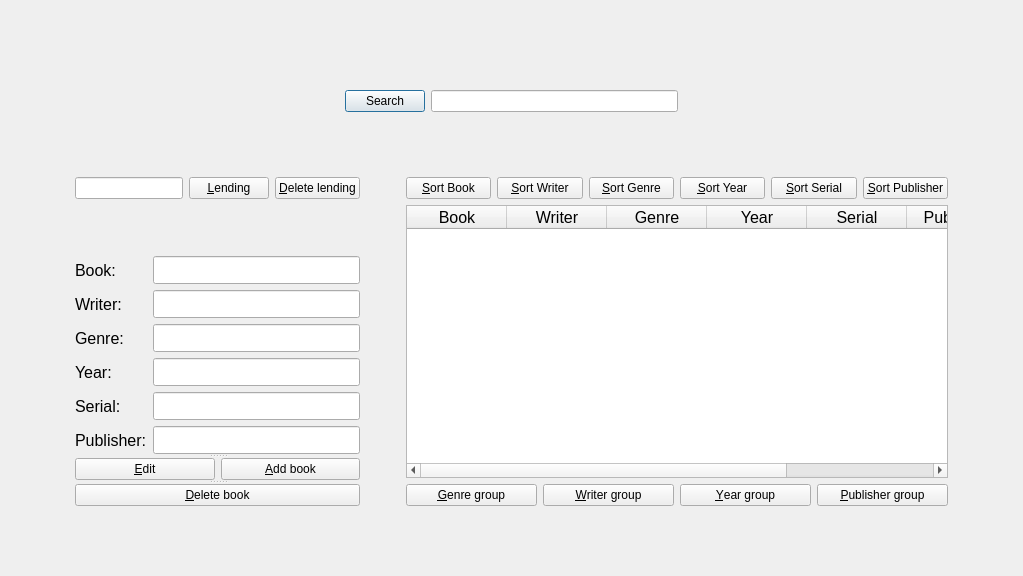
<?xml version="1.0" encoding="UTF-8"?>
<ui version="4.0">
 <class>nash_Dialog1</class>
 <widget class="QDialog" name="nash_Dialog1">
  <property name="geometry">
   <rect>
    <x>0</x>
    <y>0</y>
    <width>1023</width>
    <height>576</height>
   </rect>
  </property>
  <property name="minimumSize">
   <size>
    <width>1023</width>
    <height>576</height>
   </size>
  </property>
  <property name="palette">
   <palette>
    <active>
     <colorrole role="ToolTipBase">
      <brush brushstyle="SolidPattern">
       <color alpha="255">
        <red>239</red>
        <green>239</green>
        <blue>239</blue>
       </color>
      </brush>
     </colorrole>
    </active>
    <inactive>
     <colorrole role="ToolTipBase">
      <brush brushstyle="SolidPattern">
       <color alpha="255">
        <red>239</red>
        <green>239</green>
        <blue>239</blue>
       </color>
      </brush>
     </colorrole>
    </inactive>
    <disabled>
     <colorrole role="ToolTipBase">
      <brush brushstyle="SolidPattern">
       <color alpha="255">
        <red>239</red>
        <green>239</green>
        <blue>239</blue>
       </color>
      </brush>
     </colorrole>
    </disabled>
   </palette>
  </property>
  <property name="windowTitle">
   <string>Library Program</string>
  </property>
  <property name="windowIcon">
   <iconset>
    <selectedon>:/rec/Images resource/648903-star-ratings-512.png</selectedon>
   </iconset>
  </property>
  <layout class="QGridLayout" name="gridLayout">
   <item row="1" column="0">
    <layout class="QVBoxLayout" name="verticalLayout_3">
     <item>
      <spacer name="verticalSpacer_3">
       <property name="orientation">
        <enum>Qt::Vertical</enum>
       </property>
       <property name="sizeHint" stdset="0">
        <size>
         <width>20</width>
         <height>40</height>
        </size>
       </property>
      </spacer>
     </item>
     <item>
      <layout class="QHBoxLayout" name="horizontalLayout_8">
       <item>
        <spacer name="horizontalSpacer">
         <property name="orientation">
          <enum>Qt::Horizontal</enum>
         </property>
         <property name="sizeHint" stdset="0">
          <size>
           <width>40</width>
           <height>20</height>
          </size>
         </property>
        </spacer>
       </item>
       <item>
        <layout class="QHBoxLayout" name="horizontalLayout_7">
         <item>
          <layout class="QHBoxLayout" name="horizontalLayout_4">
           <item>
            <widget class="QPushButton" name="Search_button">
             <property name="toolTip">
              <string>search button

please enter a word or words you want to search then press current button.</string>
             </property>
             <property name="toolTipDuration">
              <number>10000</number>
             </property>
             <property name="text">
              <string>Search</string>
             </property>
            </widget>
           </item>
           <item>
            <widget class="QLineEdit" name="lineEdit_7">
             <property name="toolTip">
              <string>please enter a word or words</string>
             </property>
             <property name="toolTipDuration">
              <number>10000</number>
             </property>
             <property name="whatsThis">
              <string>Please input a word.</string>
             </property>
            </widget>
           </item>
          </layout>
         </item>
        </layout>
       </item>
       <item>
        <spacer name="horizontalSpacer_2">
         <property name="orientation">
          <enum>Qt::Horizontal</enum>
         </property>
         <property name="sizeHint" stdset="0">
          <size>
           <width>40</width>
           <height>20</height>
          </size>
         </property>
        </spacer>
       </item>
      </layout>
     </item>
     <item>
      <spacer name="verticalSpacer_2">
       <property name="orientation">
        <enum>Qt::Vertical</enum>
       </property>
       <property name="sizeHint" stdset="0">
        <size>
         <width>58</width>
         <height>58</height>
        </size>
       </property>
      </spacer>
     </item>
     <item>
      <layout class="QHBoxLayout" name="horizontalLayout_9">
       <item>
        <spacer name="horizontalSpacer_4">
         <property name="orientation">
          <enum>Qt::Horizontal</enum>
         </property>
         <property name="sizeHint" stdset="0">
          <size>
           <width>40</width>
           <height>20</height>
          </size>
         </property>
        </spacer>
       </item>
       <item>
        <layout class="QHBoxLayout" name="horizontalLayout_6">
         <item>
          <layout class="QVBoxLayout" name="verticalLayout">
           <item>
            <layout class="QHBoxLayout" name="horizontalLayout_5">
             <item>
              <widget class="QLineEdit" name="lineEdit_8">
               <property name="toolTip">
                <string>Please enter borrower name.</string>
               </property>
               <property name="toolTipDuration">
                <number>10000</number>
               </property>
               <property name="whatsThis">
                <string>&lt;html&gt;&lt;head/&gt;&lt;body&gt;&lt;p&gt;Please input borrower.&lt;/p&gt;&lt;/body&gt;&lt;/html&gt;</string>
               </property>
              </widget>
             </item>
             <item>
              <widget class="QPushButton" name="Lending_button">
               <property name="toolTip">
                <string>Lending button

please enter borrower name with book name you want to borrow then press current button.</string>
               </property>
               <property name="toolTipDuration">
                <number>10000</number>
               </property>
               <property name="whatsThis">
                <string>Lend button</string>
               </property>
               <property name="text">
                <string>&amp;Lending</string>
               </property>
              </widget>
             </item>
             <item>
              <widget class="QPushButton" name="Del_lend_button">
               <property name="toolTip">
                <string>Delete lending button

Please enter borrower name and book name you want to delete lending or double click in table row in borrower column  then press current button.</string>
               </property>
               <property name="toolTipDuration">
                <number>10000</number>
               </property>
               <property name="whatsThis">
                <string>Delete lend button.</string>
               </property>
               <property name="text">
                <string>&amp;Delete lending</string>
               </property>
              </widget>
             </item>
            </layout>
           </item>
           <item>
            <spacer name="verticalSpacer">
             <property name="orientation">
              <enum>Qt::Vertical</enum>
             </property>
             <property name="sizeHint" stdset="0">
              <size>
               <width>20</width>
               <height>40</height>
              </size>
             </property>
            </spacer>
           </item>
           <item>
            <widget class="QSplitter" name="splitter_2">
             <property name="orientation">
              <enum>Qt::Vertical</enum>
             </property>
             <widget class="QSplitter" name="splitter">
              <property name="orientation">
               <enum>Qt::Vertical</enum>
              </property>
              <widget class="QWidget" name="layoutWidget">
               <layout class="QFormLayout" name="formlayout">
                <item row="0" column="0">
                 <widget class="QLabel" name="label">
                  <property name="palette">
                   <palette>
                    <active>
                     <colorrole role="Text">
                      <brush brushstyle="SolidPattern">
                       <color alpha="255">
                        <red>255</red>
                        <green>255</green>
                        <blue>255</blue>
                       </color>
                      </brush>
                     </colorrole>
                    </active>
                    <inactive>
                     <colorrole role="Text">
                      <brush brushstyle="SolidPattern">
                       <color alpha="255">
                        <red>255</red>
                        <green>255</green>
                        <blue>255</blue>
                       </color>
                      </brush>
                     </colorrole>
                    </inactive>
                    <disabled>
                     <colorrole role="Text">
                      <brush brushstyle="SolidPattern">
                       <color alpha="255">
                        <red>190</red>
                        <green>190</green>
                        <blue>190</blue>
                       </color>
                      </brush>
                     </colorrole>
                    </disabled>
                   </palette>
                  </property>
                  <property name="font">
                   <font>
                    <pointsize>12</pointsize>
                   </font>
                  </property>
                  <property name="text">
                   <string>Book:</string>
                  </property>
                  <property name="buddy">
                   <cstring>lineEdit</cstring>
                  </property>
                 </widget>
                </item>
                <item row="0" column="1">
                 <widget class="QLineEdit" name="lineEdit">
                  <property name="font">
                   <font>
                    <pointsize>13</pointsize>
                   </font>
                  </property>
                  <property name="toolTip">
                   <string>Please enter book name.</string>
                  </property>
                  <property name="toolTipDuration">
                   <number>10000</number>
                  </property>
                  <property name="whatsThis">
                   <string>please enter book name.</string>
                  </property>
                  <property name="inputMask">
                   <string extracomment="Book"/>
                  </property>
                  <property name="maxLength">
                   <number>50</number>
                  </property>
                 </widget>
                </item>
                <item row="1" column="0">
                 <widget class="QLabel" name="label_2">
                  <property name="palette">
                   <palette>
                    <active>
                     <colorrole role="Text">
                      <brush brushstyle="SolidPattern">
                       <color alpha="255">
                        <red>255</red>
                        <green>255</green>
                        <blue>255</blue>
                       </color>
                      </brush>
                     </colorrole>
                    </active>
                    <inactive>
                     <colorrole role="Text">
                      <brush brushstyle="SolidPattern">
                       <color alpha="255">
                        <red>255</red>
                        <green>255</green>
                        <blue>255</blue>
                       </color>
                      </brush>
                     </colorrole>
                    </inactive>
                    <disabled>
                     <colorrole role="Text">
                      <brush brushstyle="SolidPattern">
                       <color alpha="255">
                        <red>190</red>
                        <green>190</green>
                        <blue>190</blue>
                       </color>
                      </brush>
                     </colorrole>
                    </disabled>
                   </palette>
                  </property>
                  <property name="font">
                   <font>
                    <pointsize>12</pointsize>
                   </font>
                  </property>
                  <property name="text">
                   <string>Writer:</string>
                  </property>
                  <property name="buddy">
                   <cstring>lineEdit_2</cstring>
                  </property>
                 </widget>
                </item>
                <item row="1" column="1">
                 <widget class="QLineEdit" name="lineEdit_2">
                  <property name="font">
                   <font>
                    <pointsize>13</pointsize>
                   </font>
                  </property>
                  <property name="toolTip">
                   <string>please enter writer name.</string>
                  </property>
                  <property name="toolTipDuration">
                   <number>10000</number>
                  </property>
                  <property name="whatsThis">
                   <string>please enter writer name.</string>
                  </property>
                  <property name="inputMask">
                   <string extracomment="Writer"/>
                  </property>
                  <property name="text">
                   <string/>
                  </property>
                  <property name="maxLength">
                   <number>30</number>
                  </property>
                 </widget>
                </item>
                <item row="2" column="0">
                 <widget class="QLabel" name="label_3">
                  <property name="palette">
                   <palette>
                    <active>
                     <colorrole role="Text">
                      <brush brushstyle="SolidPattern">
                       <color alpha="255">
                        <red>255</red>
                        <green>255</green>
                        <blue>255</blue>
                       </color>
                      </brush>
                     </colorrole>
                    </active>
                    <inactive>
                     <colorrole role="Text">
                      <brush brushstyle="SolidPattern">
                       <color alpha="255">
                        <red>255</red>
                        <green>255</green>
                        <blue>255</blue>
                       </color>
                      </brush>
                     </colorrole>
                    </inactive>
                    <disabled>
                     <colorrole role="Text">
                      <brush brushstyle="SolidPattern">
                       <color alpha="255">
                        <red>190</red>
                        <green>190</green>
                        <blue>190</blue>
                       </color>
                      </brush>
                     </colorrole>
                    </disabled>
                   </palette>
                  </property>
                  <property name="font">
                   <font>
                    <pointsize>12</pointsize>
                   </font>
                  </property>
                  <property name="text">
                   <string>Genre:</string>
                  </property>
                  <property name="buddy">
                   <cstring>lineEdit_3</cstring>
                  </property>
                 </widget>
                </item>
                <item row="2" column="1">
                 <widget class="QLineEdit" name="lineEdit_3">
                  <property name="font">
                   <font>
                    <pointsize>13</pointsize>
                   </font>
                  </property>
                  <property name="toolTip">
                   <string>please enter book genre.</string>
                  </property>
                  <property name="toolTipDuration">
                   <number>10000</number>
                  </property>
                  <property name="whatsThis">
                   <string>please enter book genre.</string>
                  </property>
                  <property name="inputMask">
                   <string extracomment="Genre"/>
                  </property>
                  <property name="maxLength">
                   <number>40</number>
                  </property>
                 </widget>
                </item>
                <item row="3" column="0">
                 <widget class="QLabel" name="label_4">
                  <property name="palette">
                   <palette>
                    <active>
                     <colorrole role="Text">
                      <brush brushstyle="SolidPattern">
                       <color alpha="255">
                        <red>255</red>
                        <green>255</green>
                        <blue>255</blue>
                       </color>
                      </brush>
                     </colorrole>
                    </active>
                    <inactive>
                     <colorrole role="Text">
                      <brush brushstyle="SolidPattern">
                       <color alpha="255">
                        <red>255</red>
                        <green>255</green>
                        <blue>255</blue>
                       </color>
                      </brush>
                     </colorrole>
                    </inactive>
                    <disabled>
                     <colorrole role="Text">
                      <brush brushstyle="SolidPattern">
                       <color alpha="255">
                        <red>190</red>
                        <green>190</green>
                        <blue>190</blue>
                       </color>
                      </brush>
                     </colorrole>
                    </disabled>
                   </palette>
                  </property>
                  <property name="font">
                   <font>
                    <pointsize>12</pointsize>
                   </font>
                  </property>
                  <property name="text">
                   <string>Year:</string>
                  </property>
                  <property name="buddy">
                   <cstring>lineEdit_4</cstring>
                  </property>
                 </widget>
                </item>
                <item row="3" column="1">
                 <widget class="QLineEdit" name="lineEdit_4">
                  <property name="font">
                   <font>
                    <pointsize>13</pointsize>
                   </font>
                  </property>
                  <property name="toolTip">
                   <string>pleade enter year.</string>
                  </property>
                  <property name="toolTipDuration">
                   <number>10000</number>
                  </property>
                  <property name="whatsThis">
                   <string>please enter book year.</string>
                  </property>
                  <property name="autoFillBackground">
                   <bool>false</bool>
                  </property>
                  <property name="inputMethodHints">
                   <set>Qt::ImhFormattedNumbersOnly</set>
                  </property>
                  <property name="inputMask">
                   <string extracomment="Year"/>
                  </property>
                  <property name="text">
                   <string/>
                  </property>
                  <property name="maxLength">
                   <number>4</number>
                  </property>
                  <property name="frame">
                   <bool>true</bool>
                  </property>
                 </widget>
                </item>
                <item row="4" column="0">
                 <widget class="QLabel" name="label_5">
                  <property name="palette">
                   <palette>
                    <active>
                     <colorrole role="Text">
                      <brush brushstyle="SolidPattern">
                       <color alpha="255">
                        <red>255</red>
                        <green>255</green>
                        <blue>255</blue>
                       </color>
                      </brush>
                     </colorrole>
                    </active>
                    <inactive>
                     <colorrole role="Text">
                      <brush brushstyle="SolidPattern">
                       <color alpha="255">
                        <red>255</red>
                        <green>255</green>
                        <blue>255</blue>
                       </color>
                      </brush>
                     </colorrole>
                    </inactive>
                    <disabled>
                     <colorrole role="Text">
                      <brush brushstyle="SolidPattern">
                       <color alpha="255">
                        <red>190</red>
                        <green>190</green>
                        <blue>190</blue>
                       </color>
                      </brush>
                     </colorrole>
                    </disabled>
                   </palette>
                  </property>
                  <property name="font">
                   <font>
                    <pointsize>12</pointsize>
                   </font>
                  </property>
                  <property name="text">
                   <string>Serial:</string>
                  </property>
                  <property name="buddy">
                   <cstring>lineEdit_5</cstring>
                  </property>
                 </widget>
                </item>
                <item row="4" column="1">
                 <widget class="QLineEdit" name="lineEdit_5">
                  <property name="font">
                   <font>
                    <pointsize>13</pointsize>
                   </font>
                  </property>
                  <property name="toolTip">
                   <string>please enter serial number.</string>
                  </property>
                  <property name="toolTipDuration">
                   <number>10000</number>
                  </property>
                  <property name="whatsThis">
                   <string>please enter book serial number.</string>
                  </property>
                  <property name="inputMethodHints">
                   <set>Qt::ImhFormattedNumbersOnly</set>
                  </property>
                  <property name="inputMask">
                   <string extracomment="Serial"/>
                  </property>
                  <property name="maxLength">
                   <number>12</number>
                  </property>
                 </widget>
                </item>
                <item row="5" column="0">
                 <widget class="QLabel" name="label_6">
                  <property name="palette">
                   <palette>
                    <active>
                     <colorrole role="Text">
                      <brush brushstyle="SolidPattern">
                       <color alpha="255">
                        <red>255</red>
                        <green>255</green>
                        <blue>255</blue>
                       </color>
                      </brush>
                     </colorrole>
                    </active>
                    <inactive>
                     <colorrole role="Text">
                      <brush brushstyle="SolidPattern">
                       <color alpha="255">
                        <red>255</red>
                        <green>255</green>
                        <blue>255</blue>
                       </color>
                      </brush>
                     </colorrole>
                    </inactive>
                    <disabled>
                     <colorrole role="Text">
                      <brush brushstyle="SolidPattern">
                       <color alpha="255">
                        <red>190</red>
                        <green>190</green>
                        <blue>190</blue>
                       </color>
                      </brush>
                     </colorrole>
                    </disabled>
                   </palette>
                  </property>
                  <property name="font">
                   <font>
                    <pointsize>12</pointsize>
                   </font>
                  </property>
                  <property name="text">
                   <string>Publisher:</string>
                  </property>
                  <property name="scaledContents">
                   <bool>false</bool>
                  </property>
                  <property name="buddy">
                   <cstring>lineEdit_6</cstring>
                  </property>
                 </widget>
                </item>
                <item row="5" column="1">
                 <widget class="QLineEdit" name="lineEdit_6">
                  <property name="palette">
                   <palette>
                    <active>
                     <colorrole role="ToolTipBase">
                      <brush brushstyle="SolidPattern">
                       <color alpha="255">
                        <red>239</red>
                        <green>239</green>
                        <blue>239</blue>
                       </color>
                      </brush>
                     </colorrole>
                    </active>
                    <inactive>
                     <colorrole role="ToolTipBase">
                      <brush brushstyle="SolidPattern">
                       <color alpha="255">
                        <red>239</red>
                        <green>239</green>
                        <blue>239</blue>
                       </color>
                      </brush>
                     </colorrole>
                    </inactive>
                    <disabled>
                     <colorrole role="ToolTipBase">
                      <brush brushstyle="SolidPattern">
                       <color alpha="255">
                        <red>239</red>
                        <green>239</green>
                        <blue>239</blue>
                       </color>
                      </brush>
                     </colorrole>
                    </disabled>
                   </palette>
                  </property>
                  <property name="font">
                   <font>
                    <pointsize>13</pointsize>
                   </font>
                  </property>
                  <property name="toolTip">
                   <string>Please enter book publisher.</string>
                  </property>
                  <property name="toolTipDuration">
                   <number>10000</number>
                  </property>
                  <property name="whatsThis">
                   <string>Please enter book publisher.</string>
                  </property>
                  <property name="inputMethodHints">
                   <set>Qt::ImhNone</set>
                  </property>
                  <property name="inputMask">
                   <string extracomment="Publisher"/>
                  </property>
                 </widget>
                </item>
               </layout>
              </widget>
              <widget class="QWidget" name="layoutWidget">
               <layout class="QHBoxLayout" name="horizontalLayout">
                <item>
                 <widget class="QPushButton" name="pushButton">
                  <property name="toolTip">
                   <string>&lt;html&gt;&lt;head/&gt;&lt;body&gt;&lt;p&gt;Edit button&lt;br/&gt;&lt;/p&gt;&lt;p&gt;please double click in row in table you want edit&lt;/p&gt;&lt;p&gt;then edit them in above lines edit then press or&lt;/p&gt;&lt;p&gt;click edit button(&lt;span style=&quot; text-decoration: underline;&quot;&gt;E&lt;/span&gt;dit).&lt;/p&gt;&lt;/body&gt;&lt;/html&gt;</string>
                  </property>
                  <property name="toolTipDuration">
                   <number>10000</number>
                  </property>
                  <property name="whatsThis">
                   <string>&lt;html&gt;&lt;head/&gt;&lt;body&gt;&lt;p&gt;Edit button&lt;/p&gt;&lt;p&gt;&lt;br/&gt;&lt;/p&gt;&lt;p&gt;please double click in row in table you want edit&lt;/p&gt;&lt;p&gt;then edit them in above lines edit then press or&lt;/p&gt;&lt;p&gt;click edit button(&amp;amp;Edit).&lt;/p&gt;&lt;/body&gt;&lt;/html&gt;</string>
                  </property>
                  <property name="accessibleName">
                   <string>Edit button</string>
                  </property>
                  <property name="accessibleDescription">
                   <string>&lt;html&gt;&lt;head/&gt;&lt;body&gt;&lt;p&gt;&lt;br/&gt;&lt;/p&gt;&lt;/body&gt;&lt;/html&gt;</string>
                  </property>
                  <property name="text">
                   <string>&amp;Edit</string>
                  </property>
                 </widget>
                </item>
                <item>
                 <widget class="QPushButton" name="pushButton_2">
                  <property name="toolTip">
                   <string>&lt;html&gt;&lt;head/&gt;&lt;body&gt;&lt;p&gt;Addbook button&lt;/p&gt;&lt;p align=&quot;justify&quot;&gt;please enter the information of the book you want to add in above line edits then press current button.&lt;/p&gt;&lt;/body&gt;&lt;/html&gt;</string>
                  </property>
                  <property name="toolTipDuration">
                   <number>10000</number>
                  </property>
                  <property name="text">
                   <string>&amp;Add book</string>
                  </property>
                 </widget>
                </item>
               </layout>
              </widget>
             </widget>
             <widget class="QPushButton" name="pushButton_3">
              <property name="toolTip">
               <string>&lt;html&gt;&lt;head/&gt;&lt;body&gt;&lt;p&gt;Delete book button&lt;/p&gt;&lt;p align=&quot;justify&quot;&gt;please enter the information of the book you want to delete or double click in table row then press current button.&lt;/p&gt;&lt;/body&gt;&lt;/html&gt;</string>
              </property>
              <property name="toolTipDuration">
               <number>10000</number>
              </property>
              <property name="text">
               <string>&amp;Delete book</string>
              </property>
             </widget>
            </widget>
           </item>
          </layout>
         </item>
         <item>
          <spacer name="horizontalSpacer_3">
           <property name="orientation">
            <enum>Qt::Horizontal</enum>
           </property>
           <property name="sizeHint" stdset="0">
            <size>
             <width>40</width>
             <height>20</height>
            </size>
           </property>
          </spacer>
         </item>
         <item>
          <layout class="QVBoxLayout" name="verticalLayout_2">
           <item>
            <layout class="QHBoxLayout" name="horizontalLayout_2">
             <item>
              <widget class="QPushButton" name="sort_book">
               <property name="text">
                <string>&amp;Sort Book</string>
               </property>
              </widget>
             </item>
             <item>
              <widget class="QPushButton" name="sort_writer">
               <property name="text">
                <string>&amp;Sort Writer</string>
               </property>
              </widget>
             </item>
             <item>
              <widget class="QPushButton" name="sort_genre">
               <property name="text">
                <string>&amp;Sort Genre</string>
               </property>
              </widget>
             </item>
             <item>
              <widget class="QPushButton" name="sort_year">
               <property name="text">
                <string>&amp;Sort Year</string>
               </property>
              </widget>
             </item>
             <item>
              <widget class="QPushButton" name="sort_serial">
               <property name="text">
                <string>&amp;Sort Serial</string>
               </property>
              </widget>
             </item>
             <item>
              <widget class="QPushButton" name="sort_publisher">
               <property name="text">
                <string>&amp;Sort Publisher</string>
               </property>
              </widget>
             </item>
            </layout>
           </item>
           <item>
            <widget class="QTableWidget" name="tableWidget">
             <property name="minimumSize">
              <size>
               <width>542</width>
               <height>273</height>
              </size>
             </property>
             <property name="maximumSize">
              <size>
               <width>542</width>
               <height>273</height>
              </size>
             </property>
             <property name="font">
              <font>
               <pointsize>12</pointsize>
              </font>
             </property>
             <property name="editTriggers">
              <set>QAbstractItemView::NoEditTriggers</set>
             </property>
             <property name="tabKeyNavigation">
              <bool>false</bool>
             </property>
             <property name="showDropIndicator" stdset="0">
              <bool>false</bool>
             </property>
             <property name="dragEnabled">
              <bool>false</bool>
             </property>
             <property name="dragDropOverwriteMode">
              <bool>false</bool>
             </property>
             <property name="textElideMode">
              <enum>Qt::ElideNone</enum>
             </property>
             <property name="gridStyle">
              <enum>Qt::DashDotLine</enum>
             </property>
             <property name="sortingEnabled">
              <bool>false</bool>
             </property>
             <column>
              <property name="text">
               <string>Book</string>
              </property>
             </column>
             <column>
              <property name="text">
               <string>Writer</string>
              </property>
             </column>
             <column>
              <property name="text">
               <string>Genre</string>
              </property>
             </column>
             <column>
              <property name="text">
               <string>Year</string>
              </property>
             </column>
             <column>
              <property name="text">
               <string>Serial</string>
              </property>
             </column>
             <column>
              <property name="text">
               <string>Publisher</string>
              </property>
             </column>
             <column>
              <property name="text">
               <string>Borrower</string>
              </property>
             </column>
            </widget>
           </item>
           <item>
            <layout class="QHBoxLayout" name="horizontalLayout_3">
             <item>
              <widget class="QPushButton" name="Genre_group">
               <property name="toolTip">
                <string>Genre group button</string>
               </property>
               <property name="toolTipDuration">
                <number>10000</number>
               </property>
               <property name="text">
                <string>&amp;Genre group</string>
               </property>
              </widget>
             </item>
             <item>
              <widget class="QPushButton" name="Writer_group">
               <property name="toolTip">
                <string>writer group button.</string>
               </property>
               <property name="toolTipDuration">
                <number>10000</number>
               </property>
               <property name="text">
                <string>&amp;Writer group</string>
               </property>
              </widget>
             </item>
             <item>
              <widget class="QPushButton" name="Year_group">
               <property name="toolTip">
                <string>year group button.</string>
               </property>
               <property name="toolTipDuration">
                <number>10000</number>
               </property>
               <property name="text">
                <string>&amp;Year group</string>
               </property>
              </widget>
             </item>
             <item>
              <widget class="QPushButton" name="Publisher_group">
               <property name="toolTip">
                <string>publisher group button.</string>
               </property>
               <property name="toolTipDuration">
                <number>10000</number>
               </property>
               <property name="text">
                <string>&amp;Publisher group</string>
               </property>
              </widget>
             </item>
            </layout>
           </item>
          </layout>
         </item>
        </layout>
       </item>
       <item>
        <spacer name="horizontalSpacer_5">
         <property name="orientation">
          <enum>Qt::Horizontal</enum>
         </property>
         <property name="sizeHint" stdset="0">
          <size>
           <width>40</width>
           <height>20</height>
          </size>
         </property>
        </spacer>
       </item>
      </layout>
     </item>
     <item>
      <spacer name="verticalSpacer_4">
       <property name="orientation">
        <enum>Qt::Vertical</enum>
       </property>
       <property name="sizeHint" stdset="0">
        <size>
         <width>20</width>
         <height>40</height>
        </size>
       </property>
      </spacer>
     </item>
    </layout>
   </item>
   <item row="0" column="0">
    <widget class="QLabel" name="label_7">
     <property name="text">
      <string/>
     </property>
    </widget>
   </item>
  </layout>
 </widget>
 <tabstops>
  <tabstop>lineEdit_7</tabstop>
  <tabstop>Search_button</tabstop>
  <tabstop>lineEdit</tabstop>
  <tabstop>lineEdit_2</tabstop>
  <tabstop>lineEdit_3</tabstop>
  <tabstop>lineEdit_4</tabstop>
  <tabstop>lineEdit_5</tabstop>
  <tabstop>lineEdit_6</tabstop>
  <tabstop>pushButton</tabstop>
  <tabstop>pushButton_2</tabstop>
  <tabstop>pushButton_3</tabstop>
  <tabstop>Genre_group</tabstop>
  <tabstop>Writer_group</tabstop>
  <tabstop>Year_group</tabstop>
  <tabstop>Publisher_group</tabstop>
  <tabstop>tableWidget</tabstop>
  <tabstop>sort_book</tabstop>
  <tabstop>sort_writer</tabstop>
  <tabstop>sort_genre</tabstop>
  <tabstop>sort_year</tabstop>
  <tabstop>sort_serial</tabstop>
  <tabstop>sort_publisher</tabstop>
 </tabstops>
 <resources/>
 <connections>
  <connection>
   <sender>lineEdit_8</sender>
   <signal>returnPressed()</signal>
   <receiver>Lending_button</receiver>
   <slot>click()</slot>
   <hints>
    <hint type="sourcelabel">
     <x>44</x>
     <y>185</y>
    </hint>
    <hint type="destinationlabel">
     <x>102</x>
     <y>189</y>
    </hint>
   </hints>
  </connection>
  <connection>
   <sender>lineEdit_7</sender>
   <signal>returnPressed()</signal>
   <receiver>Search_button</receiver>
   <slot>click()</slot>
   <hints>
    <hint type="sourcelabel">
     <x>388</x>
     <y>52</y>
    </hint>
    <hint type="destinationlabel">
     <x>345</x>
     <y>55</y>
    </hint>
   </hints>
  </connection>
 </connections>
</ui>
